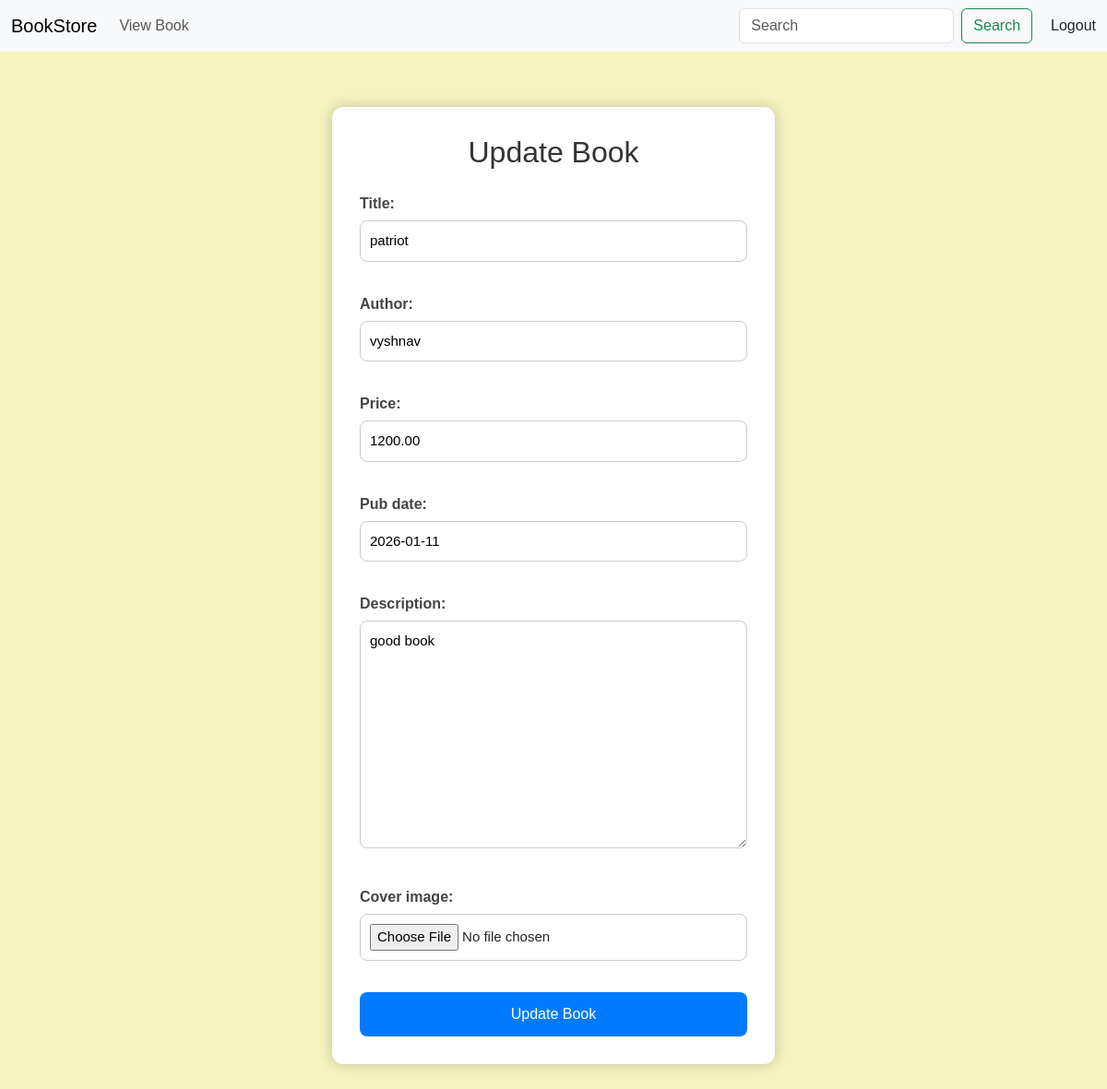
The app's page /updatebook/3 (signed in) with its own data.
### myapp/models.py (models this page shows, shortened)
class Book(models.Model):
    title=models.CharField(max_length=100)
    author=models.CharField(max_length=100)
    price=models.DecimalField(max_digits=6 ,decimal_places=2)
    pub_date=models.DateField()
    description=models.TextField()
    cover_image=models.ImageField(upload_to='book_covers/',null=True,blank=True)

### myapp/views.py (the view)
# urls.py: path('updatebook/<int:id>',views.updatebook,name='updatebook'),
@login_required
def updatebook(request,id):
   book=Book.objects.get(id=id)
   form=BookForm(request.POST or None,request.FILES or None, instance=book)
   if form.is_valid():
      form.save()
      return redirect('viewbook')
   return render(request,'updatebook.html',{'abc':form})

### myapp/forms.py
class BookForm(forms.ModelForm):
    class Meta:
        model=Book
        fields=['title','author','price','pub_date','description','cover_image']
        widgets = {'book_name': forms.TextInput(attrs={'class':'form-control'}),}

### myapp/templates/updatebook.html (shortened to what this page needs)
{% extends 'base.html' %}
{% block content %}
<div class="container">
    <h2>Update Book</h2>
    <form method="post" enctype="multipart/form-data">
         {{abc.as_p}}
        <input type="submit" value="Update Book">
    </form>
</div>
{% endblock %}

### myapp/templates/updatebook.html (style rules this page uses)
body { background-color: rgb(245, 243, 190); font-family: Arial, Helvetica, sans-serif; }
.container { width: 40%; margin: 60px auto; background: white; padding: 30px; border-radius: 12px; box-shadow: 0px 0px 15px rgba(0, 0, 0, 0.2); }
h2 { text-align: center; margin-bottom: 25px; color: #333; }
form input[type="text"], form input[type="number"], form input[type="email"], form input[type="file"], form textarea, form select { width: 100%; padding: 10px; margin-top: 6px; margin-bottom: 18px; border-radius: 8px; border: 1px solid #ccc; font-size: 15px; transition: 0.3s; }
form label { font-weight: bold; color: #444; }
input[type="submit"] { width: 100%; padding: 12px; background-color: #007BFF; border: none; color: white; font-size: 16px; border-radius: 8px; cursor: pointer; transition: 0.3s; }

### records on screen
Book: title "patriot", author "vyshnav", price "1200.00", pub_date "2026-01-11", description "good book"
